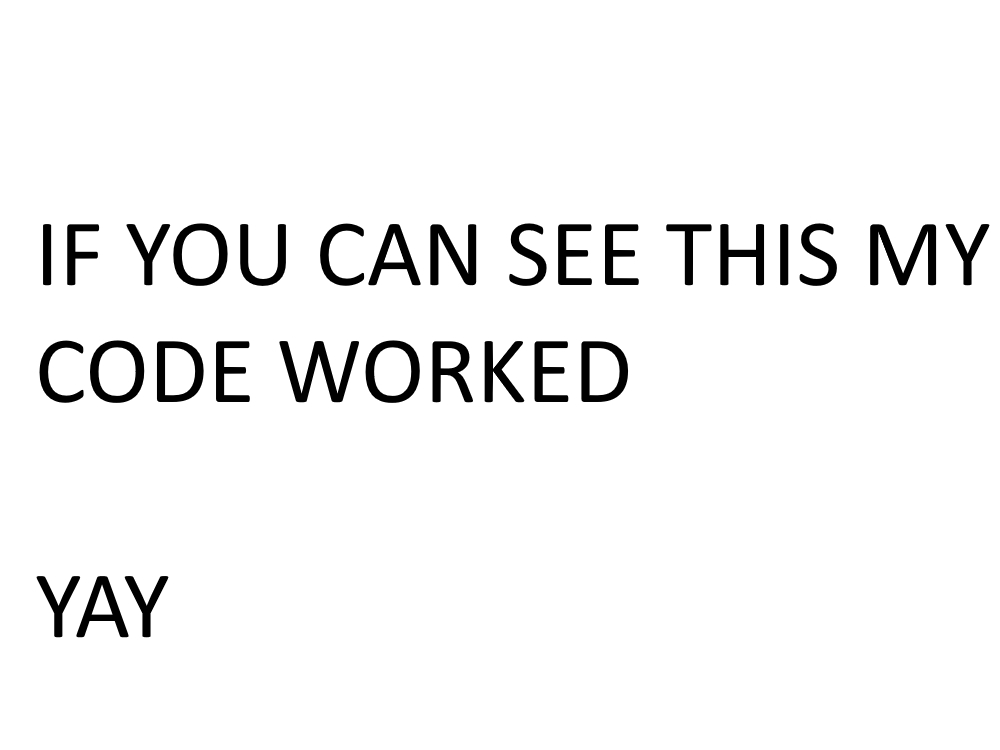
#> input picture Ascii converter/test.jpg, 1000 x 750 px
$ python ascii.py
#> lines starting #> are read from the running program, lines starting #| are printed output that depends on the picture
#> the answer given: test.jpg
#> in main, image is the input picture: PIL image 1000x750 RGB; min 0, max 255, mean 244.3
from PIL import Image

widthinput = int(200)  # <------ This is the size of the image

ASCII_CHARS = ["@", "#", "S", "%", "?", "*", "+", ";", ":", ",", "."]


def resize_image(image, new_width=widthinput):
#> called with new_width = 200
    width, height = image.size
#> width = 1000; height = 750
    ratio = height / width / 1.65
#> ratio = 0.455
    new_height = int(new_width * ratio)
#> new_height = 90
    resized_image = image.resize((new_width, new_height))
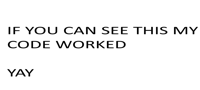
#> resized_image: PIL image 200x90 RGB; min 0, max 255, mean 244
    return (resized_image)


def grayify(image):
    grayscale_image = image.convert("L")
    return (grayscale_image)


def pixels_to_ascii(image):
    pixels = image.getdata()
    characters = "".join([ASCII_CHARS[pixel // 25] for pixel in pixels])
    return (characters)


def main(new_width=widthinput):
    path = input("Enter a valid pathname to an image:\n")

    try:
        image = Image.open(path)
    except:
        print(path, " is not a valid pathname to an image.")
        return

    new_image_data = pixels_to_ascii(grayify(resize_image(image)))

    pix = len(new_image_data)
#> pix = 18000
    newimage = "\n".join([new_image_data[index:(index + new_width)] for index in range(0, pix, new_width)])

    print(newimage)

    with open("ascii_image.txt", "w") as f:
        f.write(newimage)


main()
